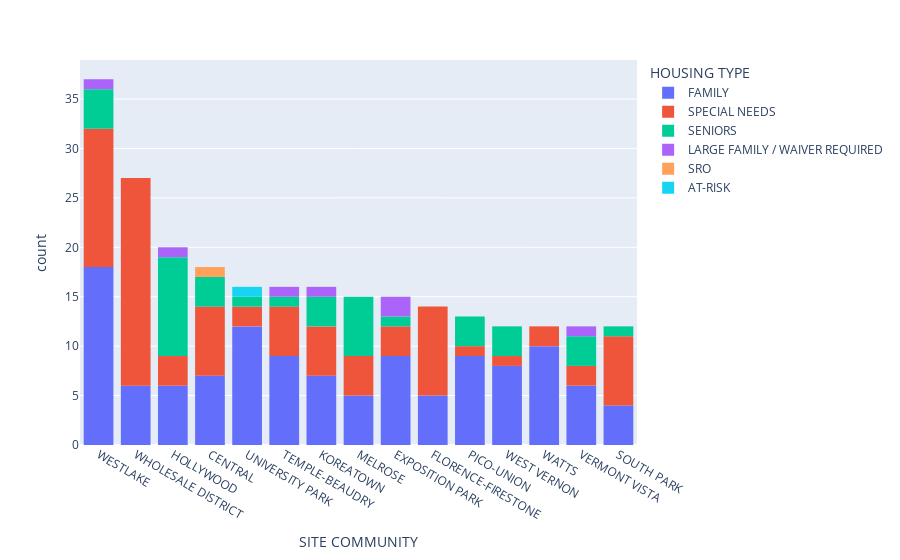

The notebook cell this image was saved under:
### Code cell
# create plot to visualize breakdown above, top 50 rows but with housing type as an additional variable for observation
fig = px.bar(devs_by_community_by_htype.head(50), x= 'SITE COMMUNITY', y = 'count', color='HOUSING TYPE')

# get rid of white lines inside the bars
fig.update_traces(marker_line_width=0)

# show the figure
fig.show()

### Figure 1 — Plotly figure (JSON) as saved in the notebook; plotly's stock layout.template omitted (floating-point values rounded to 4 significant figures)
{"data": [{"alignmentgroup": "True", "hovertemplate": "HOUSING TYPE=FAMILY<br>SITE COMMUNITY=%{x}<br>count=%{y}<extra></extra>", "legendgroup": "FAMILY", "marker": {"color": "#636efa", "line": {"width": 0}, "pattern": {"shape": ""}}, "name": "FAMILY", "offsetgroup": "FAMILY", "orientation": "v", "showlegend": true, "textposition": "auto", "type": "bar", "x": ["WESTLAKE", "WHOLESALE DISTRICT", "HOLLYWOOD", "CENTRAL", "UNIVERSITY PARK", "TEMPLE-BEAUDRY", "KOREATOWN", "MELROSE", "EXPOSITION PARK", "FLORENCE-FIRESTONE", "PICO-UNION", "WEST VERNON", "WATTS", "VERMONT VISTA", "SOUTH PARK"], "xaxis": "x", "y": [18, 6, 6, 7, 12, 9, 7, 5, 9, 5, 9, 8, 10, 6, 4], "yaxis": "y"}, {"alignmentgroup": "True", "hovertemplate": "HOUSING TYPE=SPECIAL NEEDS<br>SITE COMMUNITY=%{x}<br>count=%{y}<extra></extra>", "legendgroup": "SPECIAL NEEDS", "marker": {"color": "#EF553B", "line": {"width": 0}, "pattern": {"shape": ""}}, "name": "SPECIAL NEEDS", "offsetgroup": "SPECIAL NEEDS", "orientation": "v", "showlegend": true, "textposition": "auto", "type": "bar", "x": ["WESTLAKE", "WHOLESALE DISTRICT", "HOLLYWOOD", "CENTRAL", "UNIVERSITY PARK", "TEMPLE-BEAUDRY", "KOREATOWN", "MELROSE", "EXPOSITION PARK", "FLORENCE-FIRESTONE", "PICO-UNION", "WEST VERNON", "WATTS", "VERMONT VISTA", "SOUTH PARK"], "xaxis": "x", "y": [14, 21, 3, 7, 2, 5, 5, 4, 3, 9, 1, 1, 2, 2, 7], "yaxis": "y"}, {"alignmentgroup": "True", "hovertemplate": "HOUSING TYPE=SENIORS<br>SITE COMMUNITY=%{x}<br>count=%{y}<extra></extra>", "legendgroup": "SENIORS", "marker": {"color": "#00cc96", "line": {"width": 0}, "pattern": {"shape": ""}}, "name": "SENIORS", "offsetgroup": "SENIORS", "orientation": "v", "showlegend": true, "textposition": "auto", "type": "bar", "x": ["WESTLAKE", "HOLLYWOOD", "CENTRAL", "UNIVERSITY PARK", "TEMPLE-BEAUDRY", "KOREATOWN", "MELROSE", "EXPOSITION PARK", "PICO-UNION", "WEST VERNON", "VERMONT VISTA", "SOUTH PARK"], "xaxis": "x", "y": [4, 10, 3, 1, 1, 3, 6, 1, 3, 3, 3, 1], "yaxis": "y"}, {"alignmentgroup": "True", "hovertemplate": "HOUSING TYPE=LARGE FAMILY / WAIVER REQUIRED<br>SITE COMMUNITY=%{x}<br>count=%{y}<extra></extra>", "legendgroup": "LARGE FAMILY / WAIVER REQUIRED", "marker": {"color": "#ab63fa", "line": {"width": 0}, "pattern": {"shape": ""}}, "name": "LARGE FAMILY / WAIVER REQUIRED", "offsetgroup": "LARGE FAMILY / WAIVER REQUIRED", "orientation": "v", "showlegend": true, "textposition": "auto", "type": "bar", "x": ["WESTLAKE", "HOLLYWOOD", "TEMPLE-BEAUDRY", "KOREATOWN", "EXPOSITION PARK", "VERMONT VISTA"], "xaxis": "x", "y": [1, 1, 1, 1, 2, 1], "yaxis": "y"}, {"alignmentgroup": "True", "hovertemplate": "HOUSING TYPE=SRO<br>SITE COMMUNITY=%{x}<br>count=%{y}<extra></extra>", "legendgroup": "SRO", "marker": {"color": "#FFA15A", "line": {"width": 0}, "pattern": {"shape": ""}}, "name": "SRO", "offsetgroup": "SRO", "orientation": "v", "showlegend": true, "textposition": "auto", "type": "bar", "x": ["CENTRAL"], "xaxis": "x", "y": [1], "yaxis": "y"}, {"alignmentgroup": "True", "hovertemplate": "HOUSING TYPE=AT-RISK<br>SITE COMMUNITY=%{x}<br>count=%{y}<extra></extra>", "legendgroup": "AT-RISK", "marker": {"color": "#19d3f3", "line": {"width": 0}, "pattern": {"shape": ""}}, "name": "AT-RISK", "offsetgroup": "AT-RISK", "orientation": "v", "showlegend": true, "textposition": "auto", "type": "bar", "x": ["UNIVERSITY PARK"], "xaxis": "x", "y": [1], "yaxis": "y"}], "layout": {"autosize": true, "barmode": "relative", "legend": {"title": {"text": "HOUSING TYPE"}, "tracegroupgap": 0}, "margin": {"t": 60}, "xaxis": {"anchor": "y", "autorange": true, "domain": [0, 1], "range": [-0.5, 14.5], "title": {"text": "SITE COMMUNITY"}, "type": "category"}, "yaxis": {"anchor": "x", "autorange": true, "domain": [0, 1], "range": [0, 38.95], "title": {"text": "count"}, "type": "linear"}}}
